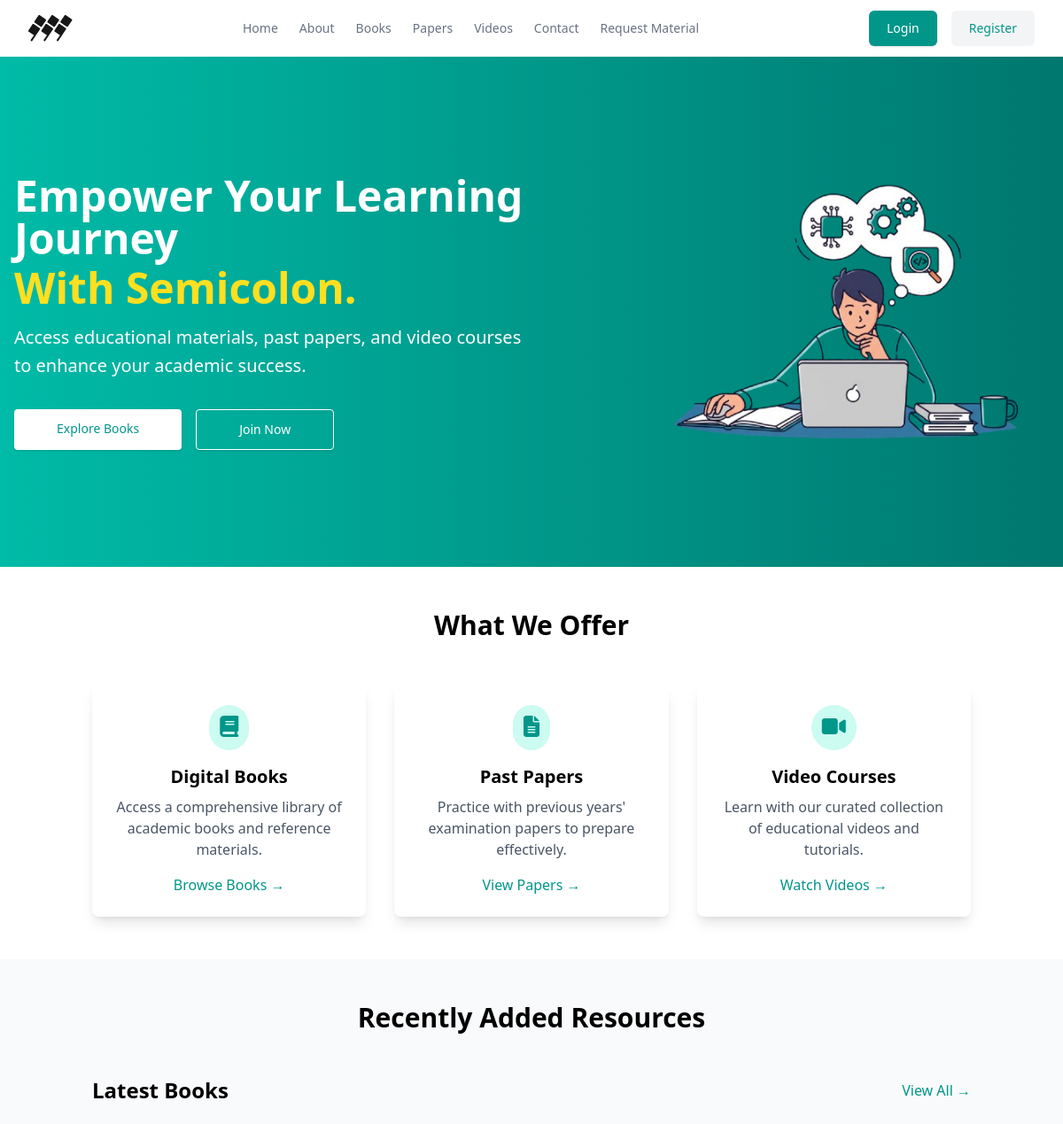
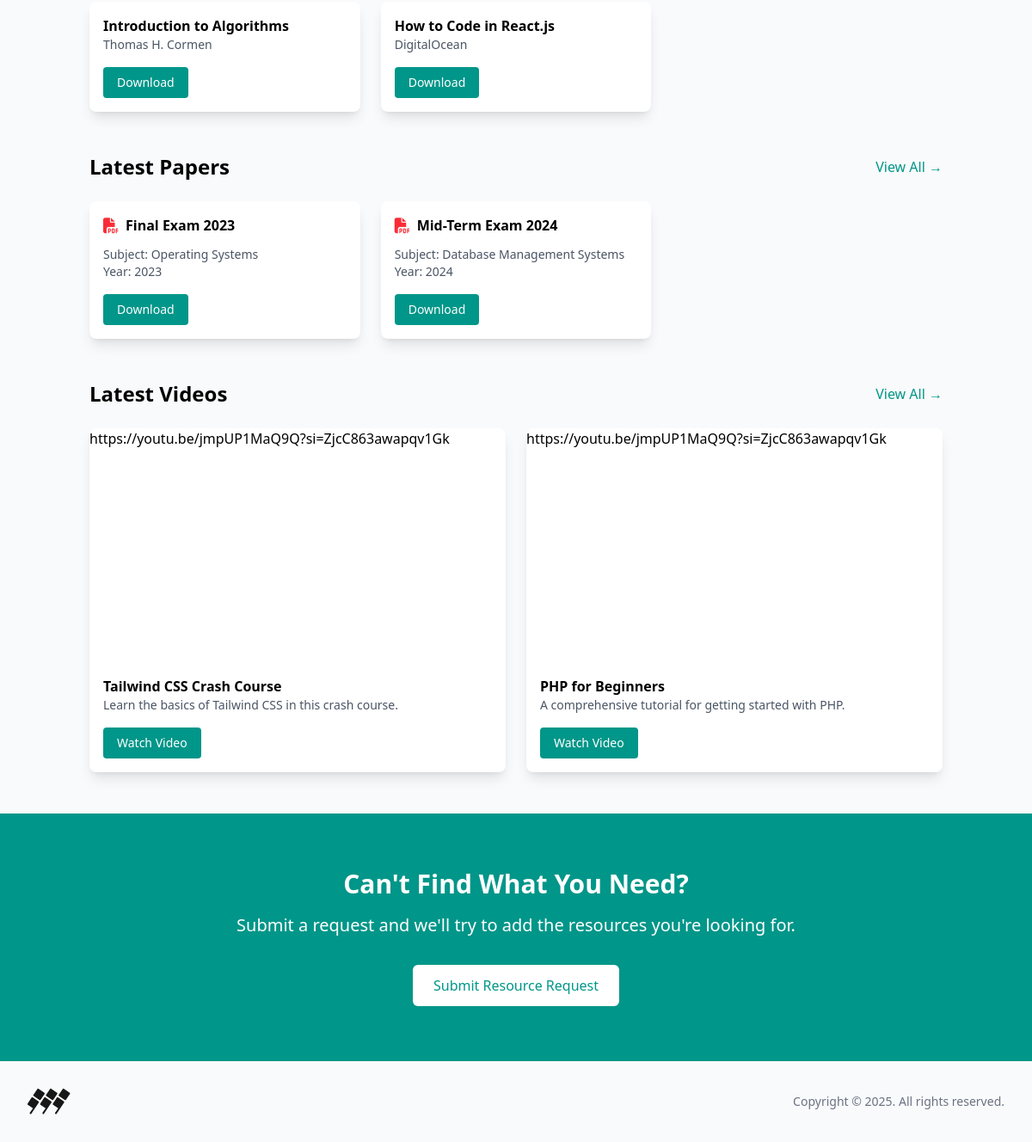
The page / on the database its author committed (2 pictures, top to bottom).
### tables this page shows
CREATE TABLE IF NOT EXISTS books (
    id INT AUTO_INCREMENT PRIMARY KEY,
    title VARCHAR(255) NOT NULL,
    author VARCHAR(255) NOT NULL,
    description TEXT,
    subject VARCHAR(255),
    semester VARCHAR(255),
    difficulty VARCHAR(255),
    file_path VARCHAR(255) NOT NULL,
    cover_image VARCHAR(255),
    created_at TIMESTAMP DEFAULT CURRENT_TIMESTAMP
);

CREATE TABLE IF NOT EXISTS papers (
    id INT AUTO_INCREMENT PRIMARY KEY,
    title VARCHAR(255) NOT NULL,
    subject VARCHAR(255) NOT NULL,
    year INT NOT NULL,
    file_path VARCHAR(255) NOT NULL,
    created_at TIMESTAMP DEFAULT CURRENT_TIMESTAMP
);

CREATE TABLE IF NOT EXISTS videos (
    id INT AUTO_INCREMENT PRIMARY KEY,
    title VARCHAR(255) NOT NULL,
    description TEXT,
    youtube_url TEXT NOT NULL,
    created_at TIMESTAMP DEFAULT CURRENT_TIMESTAMP
);

### index.php (the view, shortened to what this page needs)
<?php
require_once 'includes/db.php';
$featured_books = $conn->query("SELECT * FROM books ORDER BY id DESC LIMIT 3")->fetch_all(MYSQLI_ASSOC);
$featured_papers = $conn->query("SELECT * FROM papers ORDER BY id DESC LIMIT 3")->fetch_all(MYSQLI_ASSOC);
$featured_videos = $conn->query("SELECT * FROM videos ORDER BY id DESC LIMIT 2")->fetch_all(MYSQLI_ASSOC);
?>
<!DOCTYPE html>
<html lang="en">
<head>
    <link href="assets/css/index.css" rel="stylesheet">
    <script src="https://cdn.jsdelivr.net/npm/@tailwindcss/browser@4"></script>
    <link rel="stylesheet" href="https://cdnjs.cloudflare.com/ajax/libs/font-awesome/6.4.0/css/all.min.css">
</head>
<body class="bg-gray-50">
    <?php include 'includes/header.php'; ?>
    <section class="bg-gradient-to-r from-teal-500 to-teal-700 text-white">
        <div class="mx-auto max-w-screen-xl px-4 py-16 lg:flex lg:items-center lg:justify-between">
            <div class="mx-auto max-w-xl text-center lg:text-left lg:mx-0">
                <h1 class="text-3xl font-extrabold sm:text-5xl">
                    Empower Your Learning Journey
                    <span class="block font-extrabold text-yellow-300 mt-2">
                        With Semicolon.
                    </span>
                </h1>
                <p class="mt-4 sm:text-xl/relaxed">
                    Access educational materials, past papers, and video courses to enhance your academic success.
                </p>
                <div class="mt-8 flex flex-wrap justify-center gap-4 lg:justify-start">
                    <a href="books.php"
                        class="block w-full rounded bg-white px-12 py-3 text-sm font-medium text-teal-600 shadow hover:bg-gray-100 focus:outline-none focus:ring active:text-teal-500 sm:w-auto">
                        Explore Books
                    </a>
                    <?php if (!isset($_SESSION['user_id'])): ?>
                        <a href="auth/signup.php"
                            class="block w-full rounded px-12 py-3 text-sm font-medium text-white shadow border border-white hover:bg-teal-600 focus:outline-none focus:ring active:bg-teal-500 sm:w-auto">
                            Join Now
                        </a>
                    <?php endif; ?>
                </div>
            </div>
            <div class="hidden lg:block">
                <img src="assets/images/hero-image.png" alt="Education Illustration" class="w-full max-w-md">
            </div>
        </div>
    </section>
    <section class="bg-white py-12">
        <div class="container mx-auto px-4">
            <h2 class="text-3xl font-bold text-center mb-12">What We Offer</h2>
            <div class="grid grid-cols-1 md:grid-cols-3 gap-8">
                <div class="flex flex-col items-center p-6 rounded-lg shadow-lg hover:shadow-xl transition">
                    <div class="bg-teal-100 p-3 rounded-full mb-4">
                        <i class="fas fa-book text-teal-600 text-2xl"></i>
                    </div>
                    <h3 class="text-xl font-semibold mb-2">Digital Books</h3>
                    <p class="text-gray-600 text-center">Access a comprehensive library of academic books and reference
                        materials.</p>
                    <a href="books.php" class="mt-4 text-teal-600 hover:underline">Browse Books →</a>
                </div>
                <div class="flex flex-col items-center p-6 rounded-lg shadow-lg hover:shadow-xl transition">
                    <div class="bg-teal-100 p-3 rounded-full mb-4">
                        <i class="fas fa-file-alt text-teal-600 text-2xl"></i>
                    </div>
                    <h3 class="text-xl font-semibold mb-2">Past Papers</h3>
                    <p class="text-gray-600 text-center">Practice with previous years' examination papers to prepare
                        effectively.</p>
                    <a href="papers.php" class="mt-4 text-teal-600 hover:underline">View Papers →</a>
                </div>
                <div class="flex flex-col items-center p-6 rounded-lg shadow-lg hover:shadow-xl transition">
                    <div class="bg-teal-100 p-3 rounded-full mb-4">
                        <i class="fas fa-video text-teal-600 text-2xl"></i>
                    </div>
                    <h3 class="text-xl font-semibold mb-2">Video Courses</h3>
                    <p class="text-gray-600 text-center">Learn with our curated collection of educational videos and
                        tutorials.</p>
                    <a href="videos.php" class="mt-4 text-teal-600 hover:underline">Watch Videos →</a>
                </div>
            </div>
        </div>
    </section>
    <section class="py-12 bg-gray-50">
        <div class="container mx-auto px-4">
            <h2 class="text-3xl font-bold mb-12 text-center">Recently Added Resources</h2>
            <?php if (!empty($featured_books)): ?>
                <div class="mb-12">
                    <div class="flex justify-between items-center mb-6">
                        <h3 class="text-2xl font-semibold">Latest Books</h3>
                        <a href="books.php" class="text-teal-600 hover:underline">View All →</a>
                    </div>
                    <div class="grid grid-cols-1 md:grid-cols-3 gap-6">
                        <?php foreach ($featured_books as $book): ?>
                            <div class="bg-white rounded-lg shadow-lg overflow-hidden">
                                <div class="p-4">
                                    <h4 class="font-semibold"><?php echo htmlspecialchars($book['title']); ?></h4>
                                    <p class="text-sm text-gray-600"><?php echo htmlspecialchars($book['author']); ?></p>
                                    <a href="<?php echo htmlspecialchars($book['file_path']); ?>"
                                        class="mt-4 inline-block px-4 py-2 bg-teal-600 text-white text-sm rounded hover:bg-teal-700 transition"
                                        download>Download</a>
                                </div>
                            </div>
                        <?php endforeach; ?>
                    </div>
                </div>
            <?php endif; ?>
            <?php if (!empty($featured_papers)): ?>
                <div class="mb-12">
                    <div class="flex justify-between items-center mb-6">
                        <h3 class="text-2xl font-semibold">Latest Papers</h3>
                        <a href="papers.php" class="text-teal-600 hover:underline">View All →</a>
                    </div>
                    <div class="grid grid-cols-1 md:grid-cols-3 gap-6">
                        <?php foreach ($featured_papers as $paper): ?>
                            <div class="bg-white p-4 rounded-lg shadow-lg">
                                <div class="flex items-center mb-3">
                                    <i class="fas fa-file-pdf text-red-500 mr-2 text-lg"></i>
                                    <span class="font-semibold"><?php echo htmlspecialchars($paper['title']); ?></span>
                                </div>
                                <div class="text-sm text-gray-600 mb-4">
                                    <p>Subject: <?php echo htmlspecialchars($paper['subject']); ?></p>
                                    <p>Year: <?php echo htmlspecialchars($paper['year']); ?></p>
                                </div>
                                <a href="download_paper.php?id=<?php echo $paper['id']; ?>"
                                    class="inline-block px-4 py-2 bg-teal-600 text-white text-sm rounded hover:bg-teal-700 transition">
                                    Download
                                </a>
                            </div>
                        <?php endforeach; ?>
                    </div>
                </div>
            <?php endif; ?>
            <?php if (!empty($featured_videos)): ?>
                <div>
                    <div class="flex justify-between items-center mb-6">
                        <h3 class="text-2xl font-semibold">Latest Videos</h3>
                        <a href="videos.php" class="text-teal-600 hover:underline">View All →</a>
                    </div>
                    <div class="grid grid-cols-1 md:grid-cols-2 gap-6">
                        <?php foreach ($featured_videos as $video): ?>
                            <div class="bg-white rounded-lg shadow-lg overflow-hidden">
                                <div class="aspect-w-16 aspect-h-9">
                                    <?php echo htmlspecialchars_decode($video['youtube_url']); ?>
                                </div>
                                <div class="p-4">
                                    <h4 class="font-semibold"><?php echo htmlspecialchars($video['title']); ?></h4>
                                    <p class="text-sm text-gray-600">
                                        <?php
                                        $description = htmlspecialchars($video['description']);
                                        if (strlen($description) > 100) {
                                            echo substr($description, 0, 100) . '...';
                                        } else {
                                            echo $description;
                                        }
                                        ?>
                                    </p>
                                    <a href="<?php echo htmlspecialchars($video['youtube_url']); ?>" target="_blank" class="mt-4 inline-block px-4 py-2 bg-teal-600 text-white text-sm rounded hover:bg-teal-700 transition">Watch Video</a>
                                </div>
                            </div>
                        <?php endforeach; ?>
                    </div>
                </div>
            <?php endif; ?>
        </div>
    </section>
    <section class="py-16 bg-teal-600 text-white">
        <div class="container mx-auto px-4 text-center">
            <h2 class="text-3xl font-bold mb-4">Can't Find What You Need?</h2>
            <p class="text-xl mb-8">Submit a request and we'll try to add the resources you're looking for.</p>
            <a href="request.php"
                class="inline-block px-6 py-3 bg-white text-teal-600 font-medium rounded-md hover:bg-gray-100 transition">
                Submit Resource Request
            </a>
        </div>
    </section>
    <?php include 'includes/footer.php'; ?>
</body>
</html>

### includes/header.php (shortened to what this page needs)
<header class="bg-white">
  <div class="mx-auto max-w-screen-xl px-4 sm:px-6 lg:px-8">
    <div class="flex h-16 items-center justify-between">
      <div class="md:flex md:items-center md:gap-12">
        <a class="block text-teal-600" href="index.php">
          <?php echo file_get_contents('assets/images/logo.svg'); ?>
        </a>
      </div>
      <div class="hidden md:block">
        <nav aria-label="Global">
          <ul class="flex items-center gap-6 text-sm">
            <li>
              <a class="text-gray-500 transition hover:text-gray-500/75" href="home.php"> Home </a>
            </li>
            <li>
              <a class="text-gray-500 transition hover:text-gray-500/75" href="about.php"> About </a>
            </li>
            <li>
              <a class="text-gray-500 transition hover:text-gray-500/75" href="books.php"> Books </a>
            </li>
            <li>
              <a class="text-gray-500 transition hover:text-gray-500/75" href="papers.php"> Papers </a>
            </li>
            <li>
              <a class="text-gray-500 transition hover:text-gray-500/75" href="videos.php"> Videos </a>
            </li>
            <li>
              <a class="text-gray-500 transition hover:text-gray-500/75" href="contact.php"> Contact </a>
            </li>
            <li>
              <a class="text-gray-500 transition hover:text-gray-500/75" href="request.php"> Request Material </a>
            </li>
          </ul>
        </nav>
      </div>
      <div class="flex items-center gap-4">
        <div class="sm:flex sm:gap-4">
          <?php if (isset($_SESSION['user_id'])): ?>
            <a class="rounded-md bg-teal-600 px-5 py-2.5 text-sm font-medium text-white shadow" href="dashboard.php">
              Dashboard
            </a>
            <a class="rounded-md bg-gray-100 px-5 py-2.5 text-sm font-medium text-teal-600" href="auth/logout.php">
              Logout
            </a>
          <?php else: ?>
            <a class="rounded-md bg-teal-600 px-5 py-2.5 text-sm font-medium text-white shadow" href="auth/login.php">
              Login
            </a>
            <div class="hidden sm:flex">
              <a class="rounded-md bg-gray-100 px-5 py-2.5 text-sm font-medium text-teal-600" href="auth/signup.php">
                Register
              </a>
            </div>
          <?php endif; ?>
        </div>
      </div>
    </div>
  </div>
</header>

### includes/footer.php (shortened to what this page needs)
<footer class="bg-gray-50">
  <div class="mx-auto max-w-screen-xl px-4 py-8 sm:px-6 lg:px-8">
    <div class="sm:flex sm:items-center sm:justify-between">
      <div class="flex justify-center text-teal-600 sm:justify-start">
        <?php echo file_get_contents('assets/images/logo.svg'); ?>
      </div>
      <p class="mt-4 text-center text-sm text-gray-500 lg:mt-0 lg:text-right">
        Copyright &copy; <?php echo date('Y'); ?>. All rights reserved.
      </p>
    </div>
  </div>
</footer>

### assets/css/index.css (style rules this page uses)
:root { --drab-dark-brown: #363020; --walnut-brown: #605c4e; --ecru: #a49966; --sage: #c7c7a6; --white: #ffffff; }
.aspect-w-16 { position: relative; padding-bottom: 56.25%; }
.aspect-h-9 { height: 0; }

### rows shown on the page
books: title "Introduction to Algorithms", author "Thomas H. Cormen"
books: title "How to Code in React.js", author "DigitalOcean"
papers: title "Final Exam 2023", subject "Operating Systems", year "2023"
papers: title "Mid-Term Exam 2024", subject "Database Management Systems", year "2024"
videos: youtube_url "https://youtu.be/jmpUP1MaQ9Q?si=ZjcC863awapqv1Gk", title "Tailwind CSS Crash Course", description "Learn the basics of Tailwind CSS in this crash course."
videos: youtube_url "https://youtu.be/jmpUP1MaQ9Q?si=ZjcC863awapqv1Gk", title "PHP for Beginners", description "A comprehensive tutorial for getting started with PHP."
